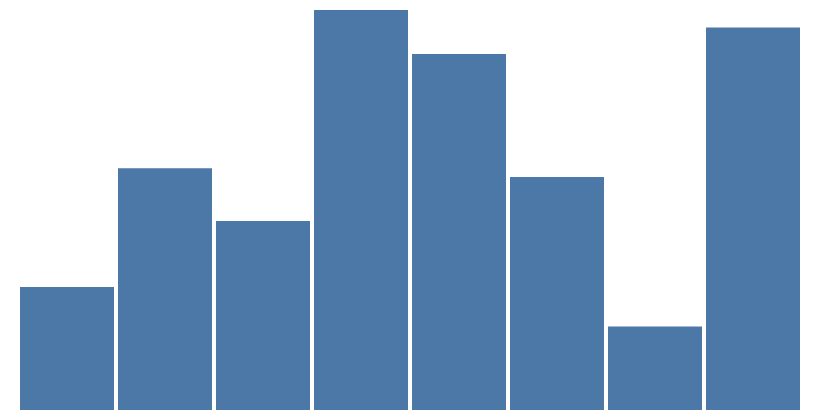

Source (Vega-Lite JSON):
### Vega specification from a JSON file in a GitHub repository (floating-point values rounded to 4 significant figures)
{"$schema": "https://vega.github.io/schema/vega/v5.json", "width": 400, "height": 200, "padding": 5, "data": [{"name": "table", "values": [{"category": "A", "amount": 28}, {"category": "B", "amount": 55}, {"category": "C", "amount": 43}, {"category": "D", "amount": 91}, {"category": "E", "amount": 81}, {"category": "F", "amount": 53}, {"category": "G", "amount": 19}, {"category": "H", "amount": 87}]}], "scales": [{"name": "xscale", "type": "band", "domain": {"data": "table", "field": "category"}, "range": "width", "padding": 0.05, "round": true}, {"name": "yscale", "domain": {"data": "table", "field": "amount"}, "range": "height"}], "marks": [{"type": "rect", "from": {"data": "table"}, "encode": {"enter": {"x": {"scale": "xscale", "field": "category"}, "width": {"scale": "xscale", "band": 1}, "y": {"scale": "yscale", "field": "amount"}, "y2": {"scale": "yscale", "value": 0}}}}]}
